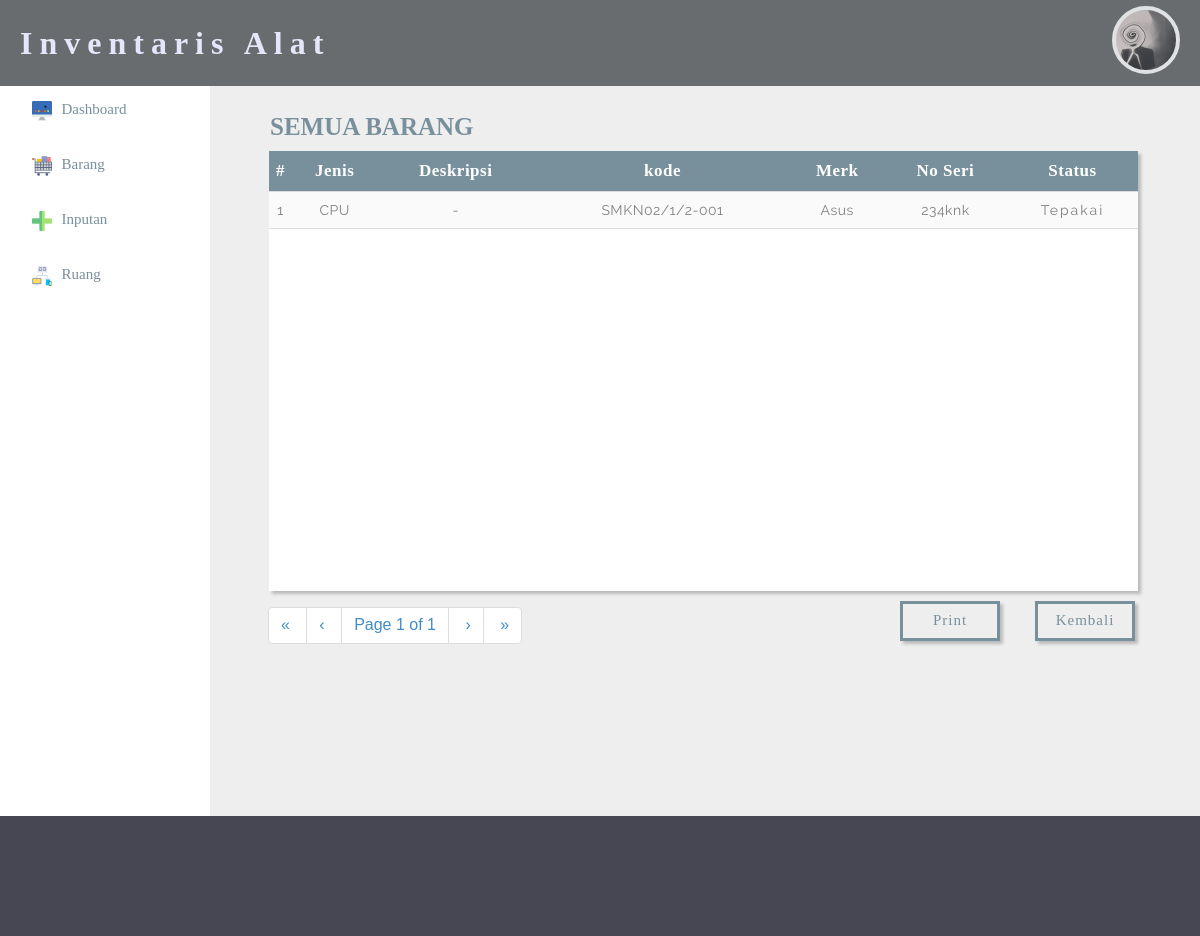
Page /pegawai/semua_brg.php?page=1 (signed in) on the committed database.
### tables this page shows
CREATE TABLE IF NOT EXISTS `barang` (
  `id` int(10) NOT NULL AUTO_INCREMENT,
  `id_jenis` varchar(30) NOT NULL,
  `deskripsi_brg` text NOT NULL,
  `kode_brg` varchar(50) NOT NULL,
  `merk_brg` varchar(20) NOT NULL,
  `no_seri` varchar(30) NOT NULL,
  `status_brg` varchar(20) NOT NULL,
  PRIMARY KEY (`id`)
);

CREATE TABLE IF NOT EXISTS `jenis_brg` (
  `id_jenis` int(11) NOT NULL AUTO_INCREMENT,
  `nama` varchar(50) NOT NULL,
  `keterangan` varchar(30) NOT NULL,
  PRIMARY KEY (`id_jenis`)
);

### pegawai/semua_brg.php (the view, shortened to what this page needs)
<?php
	include 'session.php';
	include 'pagination.php';
        $sql =  "SELECT * FROM barang INNER JOIN jenis_brg ON barang.id_jenis=jenis_brg.id_jenis ORDER BY barang.kode_brg DESC";
        $result = mysql_query($sql);
        $rpp = 10;
        $reload = "semua_brg.php?pagination=true&page=1";
        $page = intval($_GET["page"]);
        $tcount = mysql_num_rows($result);
        $tpages = ($tcount) ? ceil($tcount/$rpp) : 1;
        $count = 0;
        $i = ($page-1)*$rpp;
        $no_urut = ($page-1)*$rpp;
?>
 <html>
 <head>
 	<link rel="stylesheet" type="text/css" href="../css/admin_css.css">
 	<link rel="stylesheet" type="text/css" href="../css/table.css">
	<link rel="stylesheet" type="text/css" href="../css/bootstrap.css">
 </head>
 <body>
 <?php
    include 'header.php';
  ?>
	 <div class="a">
	 	<h1>Semua Barang</h1>
	 	<div class="a3" style="box-shadow: 3px 3px 3px #bababa;">
	 		<table>
	 			<tr>
                    <th>#</th>
                    <th>Jenis</th>
                    <th>Deskripsi</th>
                    <th>kode</th>
                    <th>Merk</th>
                    <th>No Seri</th>
                    <th>Status</th>
                 </tr>
                 <?php
                    while(($count<$rpp) && ($i<$tcount)) {
                        $data = mysql_fetch_array($result);
                    ?>
                    <tr>
                        <td>
                            <?php echo ++$no_urut;?>
                        </td>
                        <?php
                        echo "<td>". $data['nama'] ."</td>";
                        echo "<td>". $data['deskripsi_brg'] . "</td>";
                        echo "<td>". $data['kode_brg'] ."</td>";
                        echo "<td>". $data['merk_brg'] ."</td>";
                        echo "<td>". $data['no_seri'] ."</td>";
                        if ($data['status_brg']=='baru') { ?>
                            <td style="color: #00E676; letter-spacing: 2px;" width='15%'>Baru</td>
                        <?php } elseif ($data['status_brg']=='selesai repair') { ?>
                            <td style="color: #FF9800; letter-spacing: 2px;" width='15%'>Selesai Repair</td>
                        <?php } elseif ($data['status_brg']=='terbuang') { ?>
                            <td style="color: #424242; letter-spacing: 2px;" width='15%'>Terbuang</td>
                        <?php } elseif ($data['status_brg']=='rusak') { ?>
                            <td style="color: #EF5350; letter-spacing: 2px;" width='15%'>Rusak</td>
                        <?php } elseif ($data['status_brg']=='repair') { ?>
                            <td style="color: lightsalmon; letter-spacing: 2px;" width='15%'>Repair</td>
                        <?php } elseif ($data['status_brg']=='dipinjam') { ?>
                            <td style="color: lightblue; letter-spacing: 2px;" width='15%'>Dipinjam</td>
                        <?php } else { ?>
                            <td style="color: grey; letter-spacing: 2px;" width='15%'>Tepakai</td>
                         <?php } ?>
                    </tr>
                    <?php
                        $i++;
                        $count++;
                    }
                    ?>
	 		</table>
	 	</div>
		<div class="pagination" style="float: left; margin-left: 22px; margin-top: -4px;"><?php echo paginate_one($reload, $page, $tpages); ?></div>
        <a href="inventori.php"><button style="box-shadow: 3px 3px 3px #bababa;">Kembali</button></a>
        <a href="print_barangbaru.php"><button style="box-shadow: 3px 3px 3px #bababa;">Print</button></a>
	 </div>
 	<?php
 		include 'sisi.php';
 	 ?>
 <div class="c">
 </div>
 </body>
 </html>

### css/admin_css.css (style rules this page uses)
body { margin: 0; padding: 0; font-family: helvetica; }
.a { width: 77%; padding-top: 10px; padding-left: 3%; padding-right: 2.5%; height: 720px; float: right; background-color: #eee; }
.c { width: 100%; background-color: rgb(70, 71, 82); padding: 5%; float: right; }
.a a { text-decoration: none; }
.a3 { width: 62%; height: 440px; background-color: white; float: left; margin-top: 20px; margin-left: 2.5%; }
.pagination { display: inline-block; }

### css/table.css (style rules this page uses)
.a { background-color: #eeeeee; }
.a3 { width: 94%; box-shadow: 3px 3px 3px #bababa;" }
.a3 table { border-collapse: collapse; width: 100%; font-family: railway; }
.a3 table tr:nth-child(even) { background-color: #FAFAFA; color: #263238; }
.a3 th, .a3 td { text-align: left; border-bottom: 1px solid #ddd; border-width: 1px; text-align: center; font-size: 14px; padding-top: 10px; padding-bottom: 10px; color: grey; letter-spacing: 0.5px; }
.a3 th { background-color: #78909C; color: #fff; padding-top: 10px; padding-bottom: 10px; font-size: 17px; font-family: century gothic; }
.a h1 { float: left; color: #78909C; margin-left: 24px; font-family: century gothic; font-size: 25px; margin-bottom: -10px; text-transform: uppercase; }
.a button { width: 100px; height: 40px; margin-top: 10px; margin-right: 35px; border:3px solid #78909C; color: #78909C; font-family: paranoid; font-size: 15px; background-color: transparent; float: right; box-shadow: 0px 2px 2px #bababa; letter-spacing: 1px; }

### rows in the picture
barang: id_jenis.nama "CPU", deskripsi_brg "-", kode_brg "SMKN02/1/2-001", merk_brg "Asus", no_seri "234knk", status_brg "Tepakai"

### other values in the picture
$firstlabel "«"
$prevlabel "‹"
$page "1"
$tpages "1"
$nextlabel "›"
$lastlabel "»"
